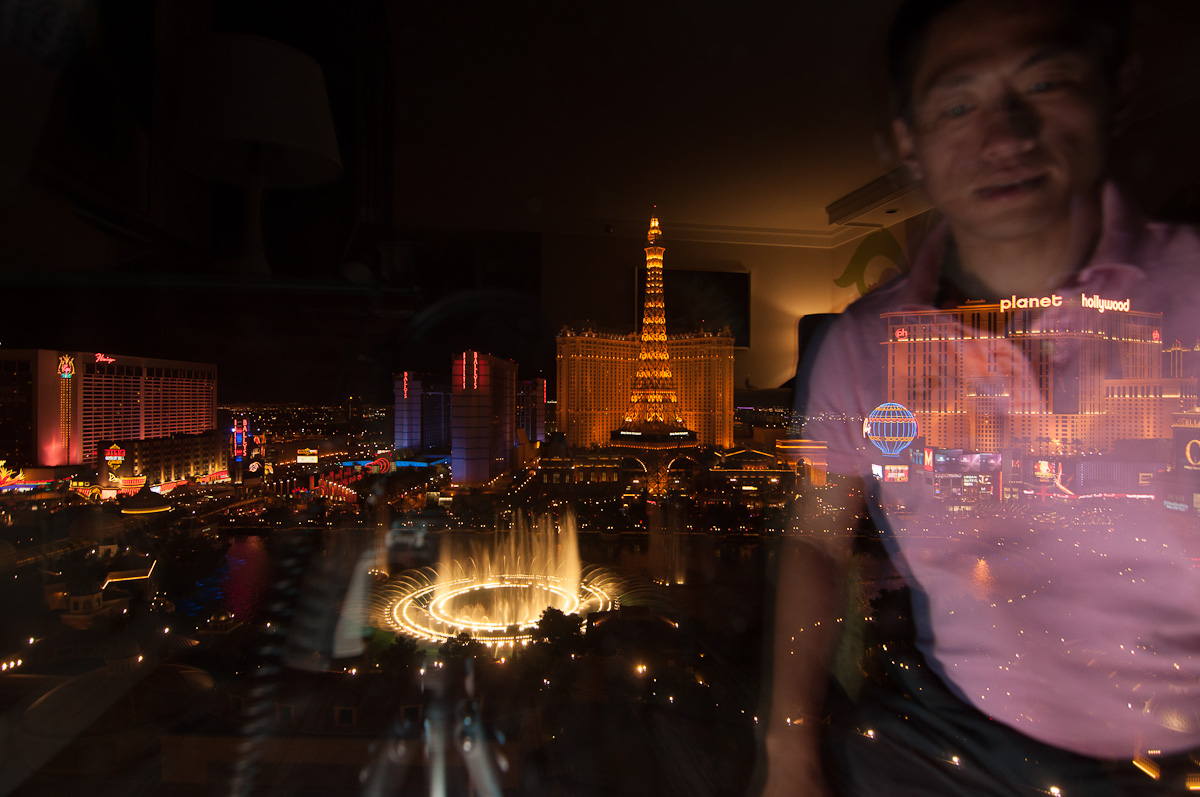
%> input picture Hist4.jpg, 1200 x 797 px
$ octave histogram_equ.m   (GNU Octave 9; MATLAB toolbox functions it lacks are replaced by stand-ins)
%> lines starting %> are read from the running program, lines starting %| are printed output that depends on the picture
### local_histeq.m
function output_img = local_histeq(img,window_size)
m = window_size;
k = 1024/m;
n = 1025-m;
% new_img = zeros(m,m);
for r=1:m:n
    for s=1:m:n
            img(r:r+m-1,s:s+m-1) = func_Global_hist(img(r:r+m-1,s:s+m-1));
    end
end
output_img = img;
end


### histogram_equ.m
img= imread('Hist4.jpg');
%> img is the input picture: size 797x1200x3 uint8; mean R, G, B 56.5, 33.9, 28.9
%f=imresize(img,[1024,1024]);
if size(img,3)==3
    %since its rgb image, convert it to grayscale
    f = rgb2gray(img);
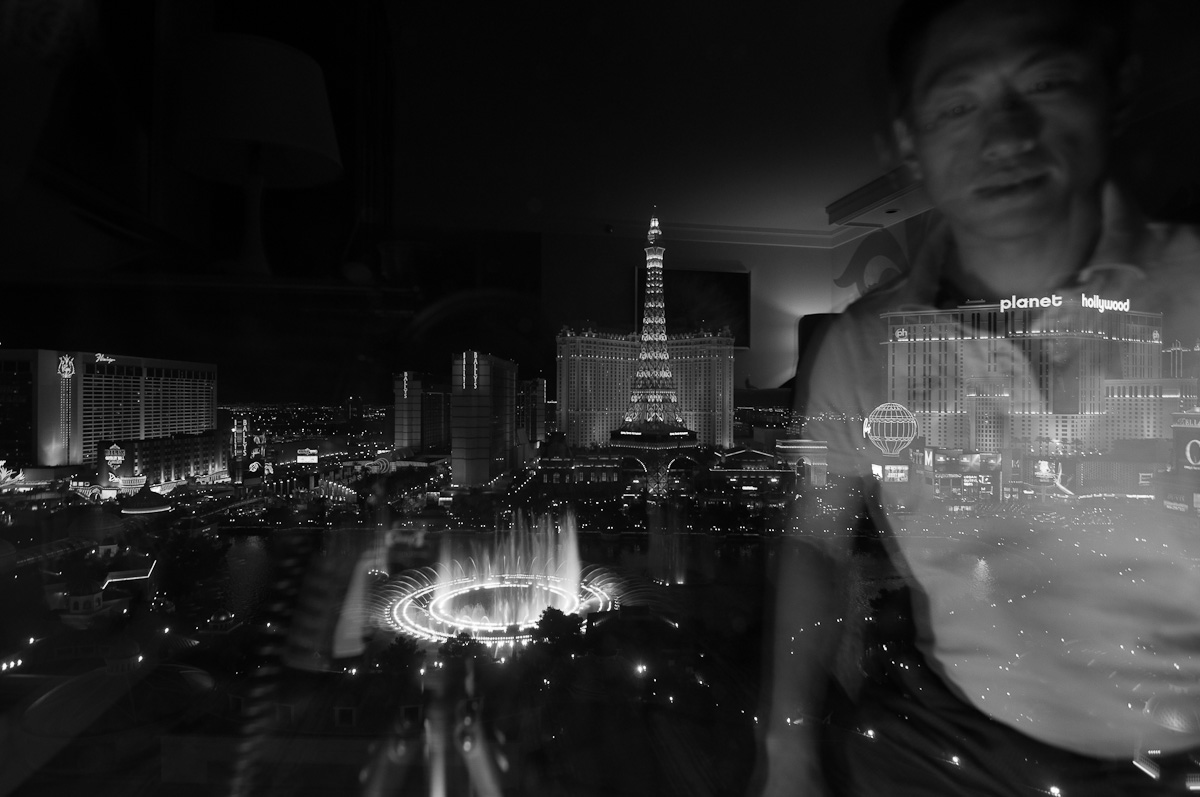
%> f: size 797x1200 uint8; min 0, max 255, mean 40.1
end
numofpixels=size(f,1)*size(f,2);%calculate number of pixels in the given image
%> numofpixels = 956400
%subplot(1,4,1);
imshow(f);
%subplot(1,4,2)
%imhist(f)
title('before histogram equlisation');
g=uint8(zeros(size(f,1),size(f,2)));%create a new im with all pixels 0
freq=zeros(256,1);%this array notes the frequency of each pixel value
probf=zeros(256,1);%this array notes the probability of occurence of each pixel value
probc=zeros(256,1);%this array notes the cumulative probability of each pixel value
cumf=zeros(256,1);%this array notes the cumulative frequency of each pixel value
img_resized = imresize(f ,[1024,1024]);
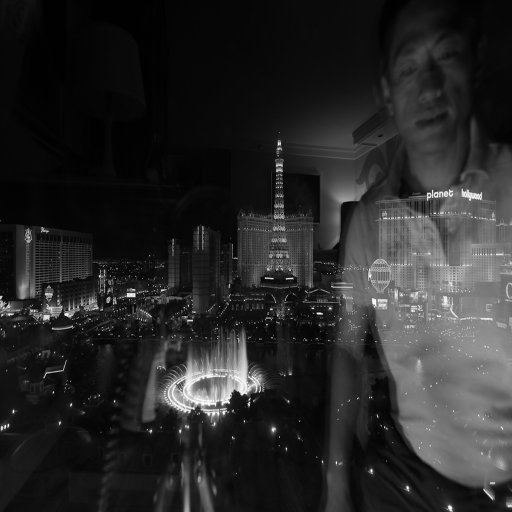
%> img_resized: size 1024x1024 uint8 (shown at 1/2 size); min 0, max 255, mean 40.1
p=local_histeq(img_resized,128);
%> after the loop in local_histeq, `for r=1:m:n`:
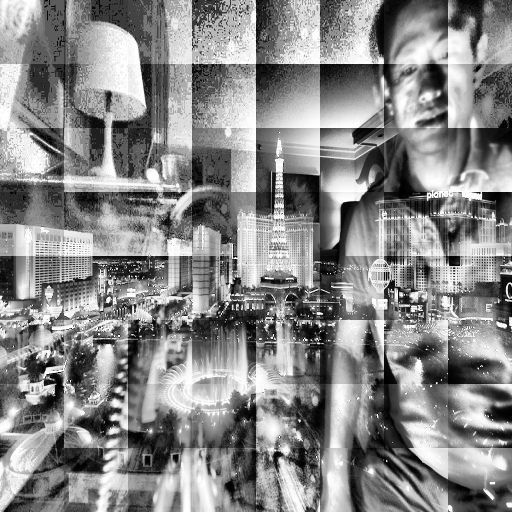
%> img: size 1024x1024 uint8 (shown at 1/2 size); min 0, max 255, mean 136
for i=1:size(f,1)
    for j=1:size(f,2)
        val=f(i,j);
        freq(val+1)=freq(val+1)+1;
        probf(val+1)=freq(val+1)/numofpixels;
    end
end
%> after the loop, freq = 256 values, max 41573 at index 8, min 0 at index 256, mean 3735.9; probf = 256 values, max 0.0435 at index 8, min 0 at index 256, mean 0.00391
output=zeros(256,1);
k=0;
for i=1:size(freq,1)
    k=k+freq(i);
    cumf(i)=k;
    probc(i)=cumf(i)/numofpixels;
    output(i)=round(probc(i)*255);
end
%> this loop made 256 passes
%> k on passes 1 to 3: 1316, 20287, 40186
%> after the loop, cumf = 256 values from 1316 to 956400; k = 956400; output = 256 values from 0 to 255; probc = 256 values from 0.00138 to 1

for i=1:size(f,1)
    for j=1:size(f,2)
        g(i,j)=output(f(i,j)+1);
    end
end
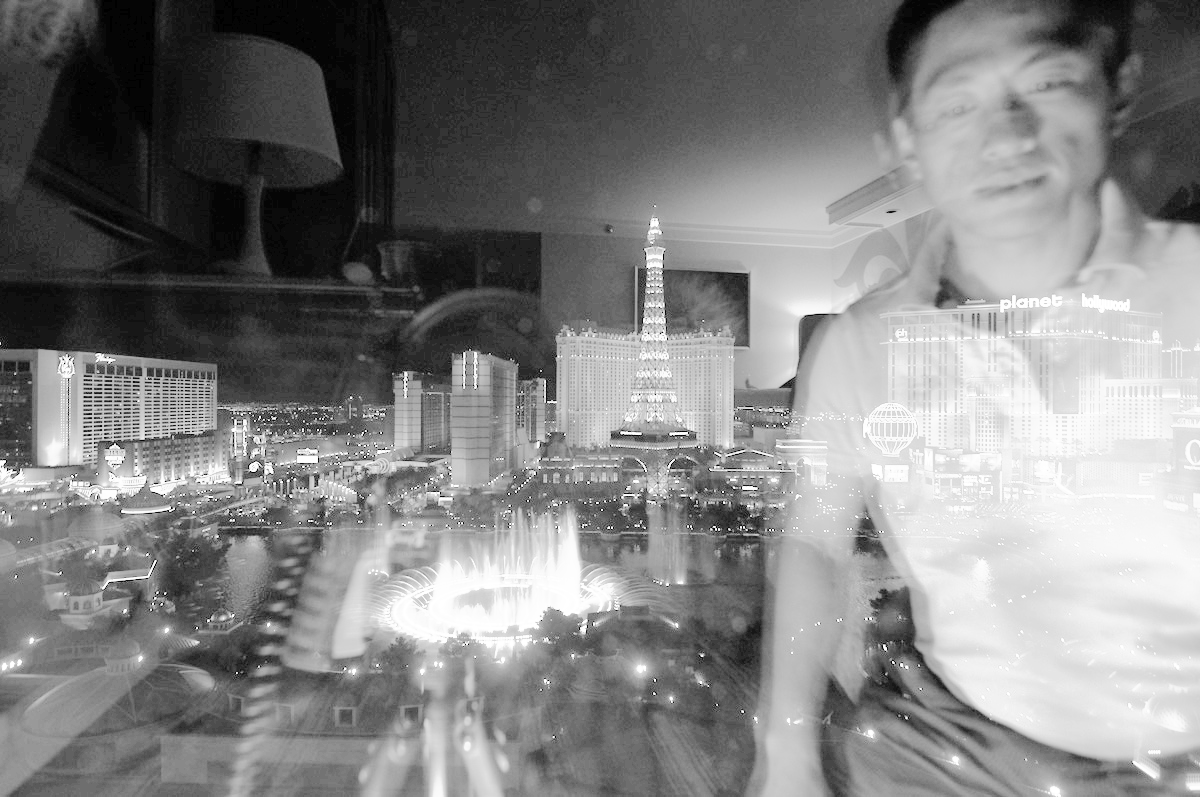
%> g: size 797x1200 uint8; min 0, max 255, mean 129.7

subplot(1,4,1)
imshow(g)
%title('after histogram equalisation');
subplot(1,4,2)
imhist(g)
subplot(1,4,3)
imshow(p)
subplot(1,4,4)
imhist(p)
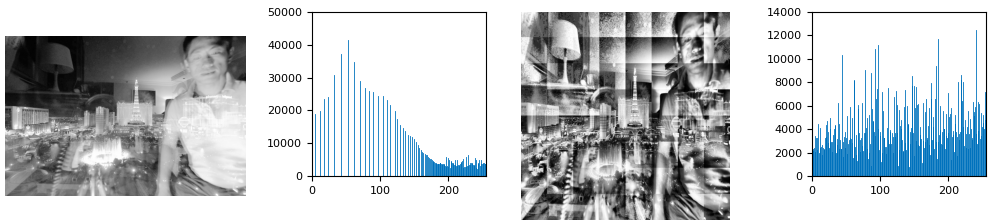
%> figure redrawn from the program's plot data, 4 panels
